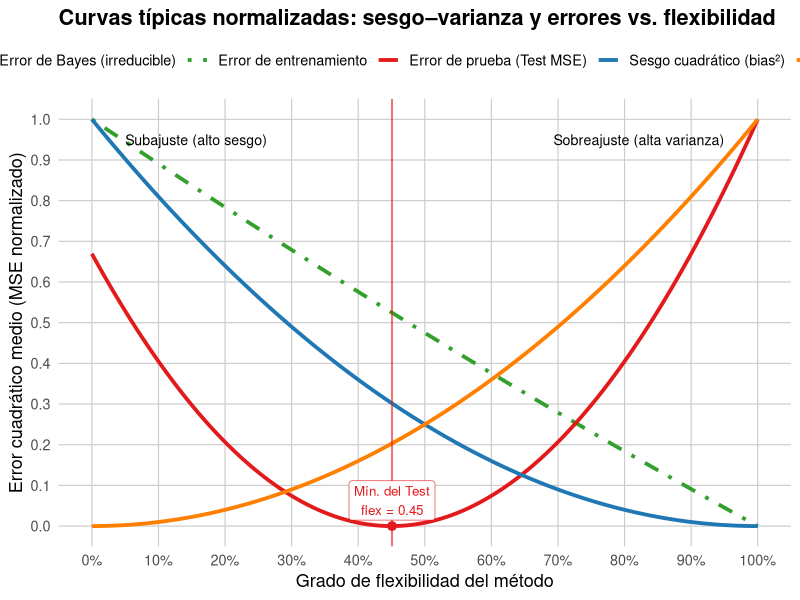

Reproduce this figure in R.
# ============================================================
# Problema 2 - Curvas Sesgo–Varianza Normalizadas (0–1)
# ============================================================

# install.packages(c("ggplot2","dplyr","tidyr","ggrepel","scales")) # if needed
library(ggplot2)
library(dplyr)
library(tidyr)
library(ggrepel)
library(scales)

# -------------------------------
# 1) Flexibilidad (0 a 1)
# -------------------------------
flex <- seq(0, 1, length.out = 600)

# -------------------------------
# 2) Curvas (en escala original)
# -------------------------------
coef_bias2 <- 0.45
coef_var   <- 0.55
err_irred  <- 0.06

bias2       <- coef_bias2 * (1 - flex)^2
variance    <- coef_var * (flex)^2
irreducible <- rep(err_irred, length(flex))
test_mse    <- bias2 + variance + irreducible
train_mse   <- 0.60 - 0.55*flex + 0.05*flex^2

# -------------------------------
# 3) Normalizar todas las curvas a [0,1]
# -------------------------------
normalize <- function(x) (x - min(x)) / (max(x) - min(x))
bias2_n       <- normalize(bias2)
variance_n    <- normalize(variance)
irreducible_n <- normalize(irreducible)  # será una línea constante
test_mse_n    <- normalize(test_mse)
train_mse_n   <- normalize(train_mse)

# -------------------------------
# 4) Punto de mínimo del test
# -------------------------------
i_min <- which.min(test_mse_n)
x_min <- flex[i_min]; y_min <- test_mse_n[i_min]

# -------------------------------
# 5) Data frame largo
# -------------------------------
df <- tibble(
  flex,
  `Sesgo cuadrático (bias²)`      = bias2_n,
  `Varianza`                      = variance_n,
  `Error de Bayes (irreducible)`  = irreducible_n,
  `Error de prueba (Test MSE)`    = test_mse_n,
  `Error de entrenamiento`        = train_mse_n
) |>
  pivot_longer(-flex, names_to = "curva", values_to = "valor")

# -------------------------------
# 6) Estilos
# -------------------------------
cols <- c(
  "Sesgo cuadrático (bias²)"     = "#1f78b4",
  "Varianza"                     = "#ff7f00",
  "Error de Bayes (irreducible)" = "#444444",
  "Error de prueba (Test MSE)"   = "#e31a1c",
  "Error de entrenamiento"       = "#33a02c"
)
lts <- c(
  "Sesgo cuadrático (bias²)"     = "solid",
  "Varianza"                     = "solid",
  "Error de Bayes (irreducible)" = "dashed",
  "Error de prueba (Test MSE)"   = "solid",
  "Error de entrenamiento"       = "dotdash"
)

# -------------------------------
# 7) Gráfico final
# -------------------------------
p <- ggplot(df, aes(x = flex, y = valor, color = curva, linetype = curva)) +
  geom_line(linewidth = 1.3) +
  geom_vline(xintercept = x_min, linewidth = 0.7, color = "#e31a1c", alpha = 0.6) +
  geom_point(
    data = data.frame(flex = x_min, valor = y_min),
    aes(x = flex, y = valor),
    color = "#e31a1c", size = 2.6, inherit.aes = FALSE
  ) +
  geom_label_repel(
    data = data.frame(flex = x_min, valor = y_min,
                      lab = sprintf("Mín. del Test\nflex = %.2f", x_min)),
    aes(x = flex, y = valor, label = lab),
    color = "#e31a1c", fill = "white", size = 3.4, label.size = 0.2,
    seed = 1, inherit.aes = FALSE, show.legend = FALSE
  ) +
  annotate("text", x = 0.05, y = 0.95,
           label = "Subajuste (alto sesgo)", hjust = 0, size = 3.6) +
  annotate("text", x = 0.95, y = 0.95,
           label = "Sobreajuste (alta varianza)", hjust = 1, size = 3.6) +
  scale_color_manual(values = cols) +
  scale_linetype_manual(values = lts) +
  scale_x_continuous(labels = percent_format(accuracy = 1), breaks = seq(0, 1, by = 0.1)) +
  scale_y_continuous(limits = c(0, 1), breaks = seq(0, 1, by = 0.1)) +
  labs(
    title = "Curvas típicas normalizadas: sesgo–varianza y errores vs. flexibilidad",
    x = "Grado de flexibilidad del método",
    y = "Error cuadrático medio (MSE normalizado)",
    color = NULL, linetype = NULL
  ) +
  theme_minimal(base_size = 13) +
  theme(
    legend.position = "top",
    panel.grid.minor = element_blank(),
    panel.grid.major = element_line(color = "grey80", linewidth = 0.4),
    plot.title = element_text(face = "bold")
  )

print(p)

# Optional: save
# ggsave("problema2_sesgo_varianza_normalizado.png", p, width = 10, height = 6, dpi = 300)
